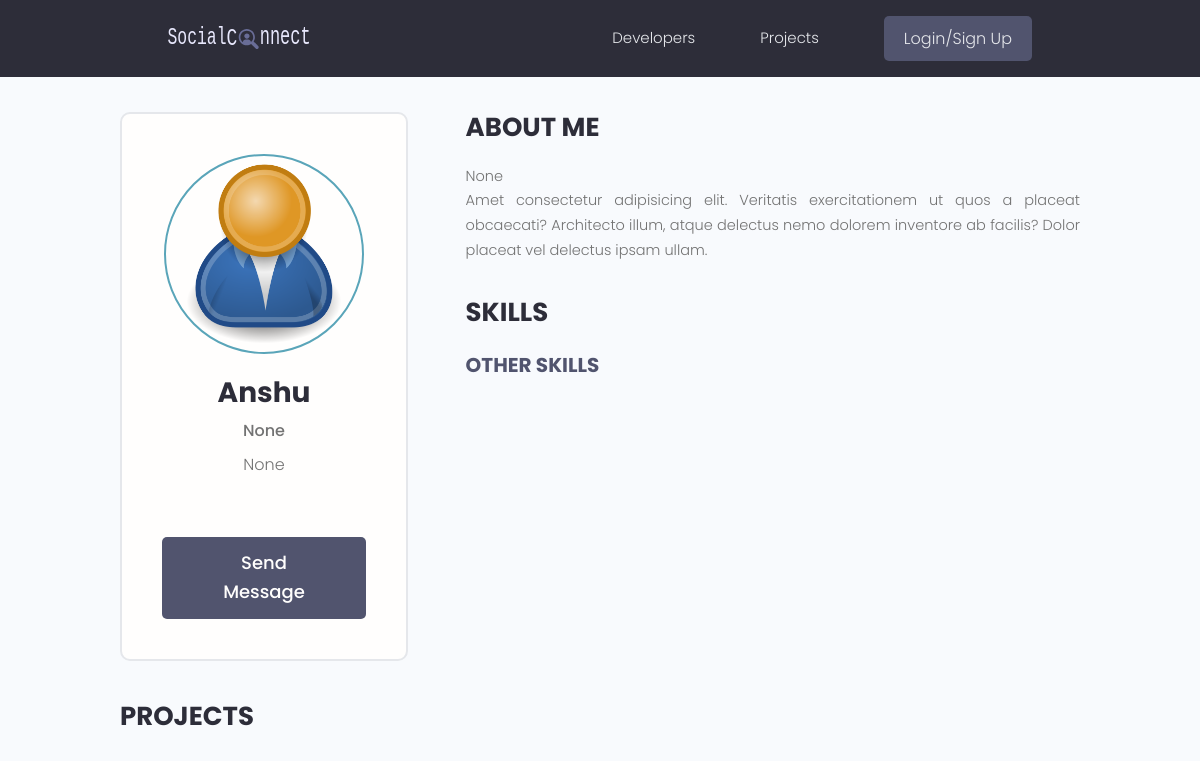
Before: /users/profile/332833e4-26b4-48f8-9e46-e330cf789c55/ with the older database file.
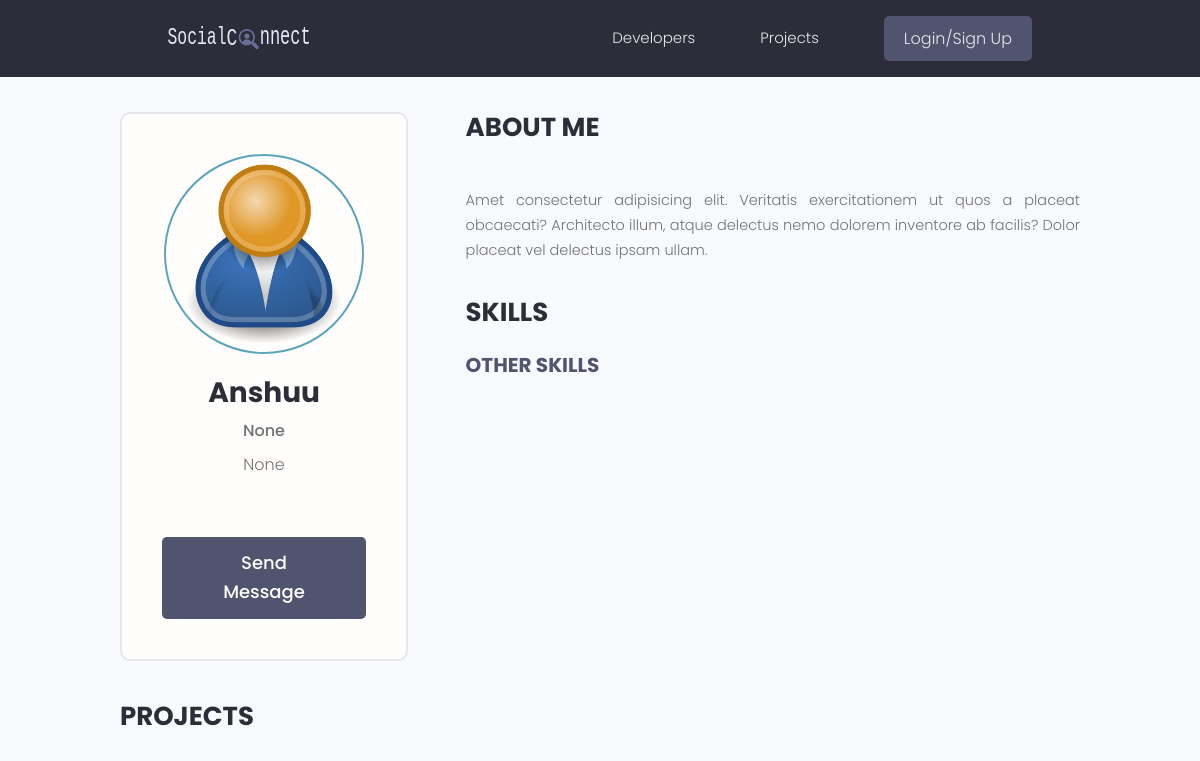
After: the same page with the newer database file.
### users/models.py (models this page shows, shortened)
class Profile(models.Model):
    user = models.OneToOneField(User,on_delete=models.CASCADE,null=True,blank=True)
    name = models.CharField(max_length=200,blank=True,null=True)
    email = models.EmailField(max_length=500,blank=True,null=True)
    username = models.CharField(max_length=100,blank=True,null=True)
    location = models.CharField(max_length=100,blank=True,null=True)
    short_intro = models.CharField(max_length=1000,blank=True,null=True)
    bio = models.TextField(blank=True,null=True)
    profile_image = models.ImageField(null=True,blank=True,upload_to="profiles/",default ='profiles/user-default.png')
    social_github = models.CharField(max_length=200,blank=True,null=True)
    social_twitter = models.CharField(max_length=200,blank=True,null=True)
    social_linkedin = models.CharField(max_length=200,blank=True,null=True)
    social_website = models.CharField(max_length=200,blank=True,null=True)
    social_youtube = models.CharField(max_length=200,blank=True,null=True)
    created_at = models.DateTimeField(auto_now_add=True)
    id = models.UUIDField(primary_key=True,unique=True,editable=False,default=uuid.uuid4)

### users/views.py (the view)
# urls.py: path('profile/<str:pk>/',views.userprofile,name="user-profile"),
def userprofile(request,pk):
    profile = Profile.objects.get(id=pk)
    context  = {"profile":profile,}
    return render(request,"users/user-profile.html",context)

### users/templates/users/user-profile.html (shortened to what this page needs)
{% extends 'main.html' %}
{% block content %}
  <main class="profile my-md">
    <div class="container">
      <div class="layout">
        <div class="column column--1of3">
          <div class="card text-center">
            <div class="card__body dev">
              <img class="avatar avatar--xl" src="{{profile.profile_image.url}}" />
              <h2 class="dev__name">{{profile.name}}</h2>
              <p class="dev__title">{{profile.short_intro}}</p>
              <p class="dev__location">{{profile.location}}</p>
              {% if request.user.profile.id != profile.id %}
                <a href="{% url 'create-message' profile.id %}" class="btn btn--sub btn--lg">Send Message </a>
              {% endif %}
            </div>
          </div>
        </div>
        <div class="column column--2of3">
          <div class="devInfo">
            <h3 class="devInfo__title">About Me</h3>
            <p class="devInfo__about">
              {{profile.bio}}
              <br />
              Amet consectetur adipisicing elit. Veritatis exercitationem ut quos a placeat obcaecati? Architecto
              illum, atque delectus nemo dolorem inventore ab facilis? Dolor placeat vel delectus ipsam ullam.
            </p>
          </div>
          <div class="devInfo">
            <h3 class="devInfo__title">Skills</h3>
              <h3 class="devInfo__subtitle">Other Skills</h3>
            </div>
          </div>
          <div class="devInfo">
            <h3 class="devInfo__title">Projects</h3>
          </div>
        </div>
      </div>
  </main>
{% endblock content %}

Changed rows visible on the page:
changed Profile "None": name "Anshu" → "Anshuu"; bio "None" → (not shown)
